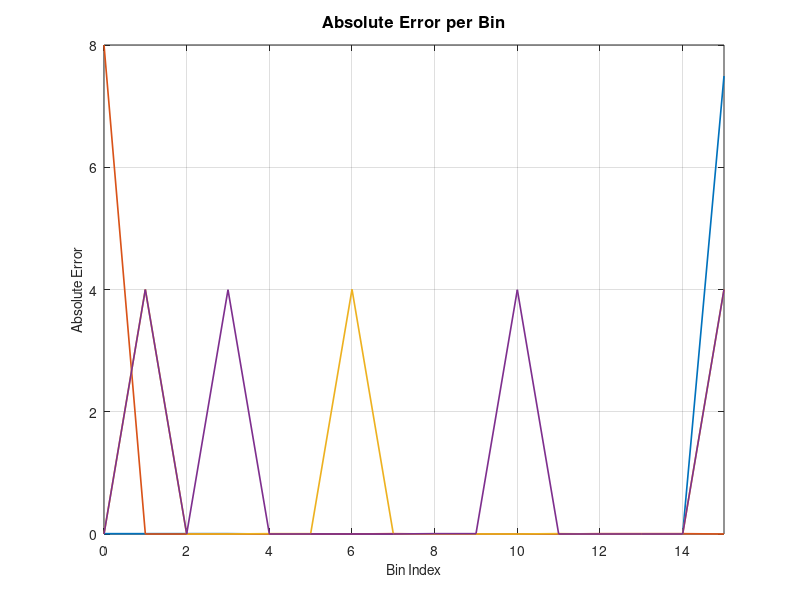
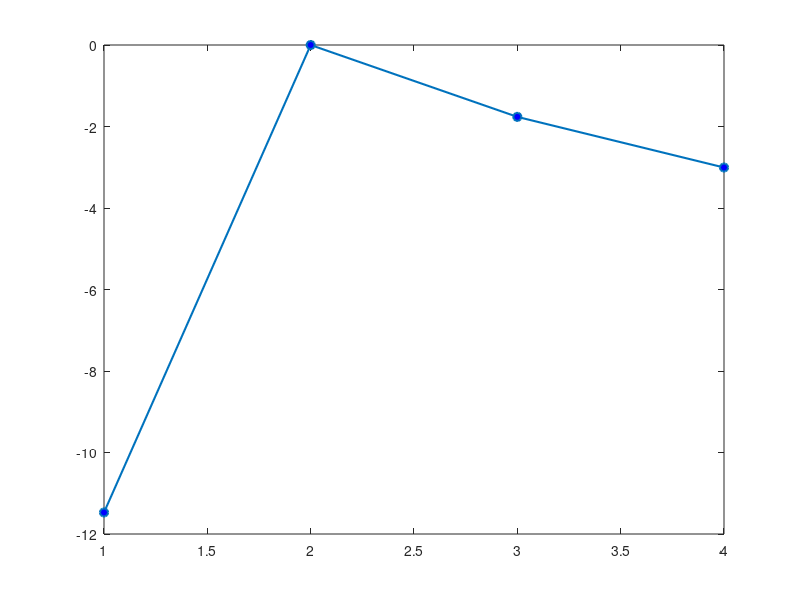

The MATLAB source for these figures, in order: (Note: this script raises an error after producing the figures.)
clc; clear; close all;

%% 1. Load Data Safely (Handling incomplete/mismatched frames)
raw_input  = load('input_samples.txt');   
raw_output = load('rtl_output.txt');
FRAME_SIZE = 16;

% حساب أقل عدد سطور مشترك وضمان أخذ الفريمات الكاملة فقط (Integers)
min_length    = min(size(raw_input, 1), size(raw_output, 1));
NUM_SEEDS     = floor(min_length / FRAME_SIZE); 
valid_samples = NUM_SEEDS * FRAME_SIZE;

% قص الزيادات أو العينات الناقصة لتطابق الفريمات الكاملة
raw_input  = raw_input(1:valid_samples, :);
raw_output = raw_output(1:valid_samples, :);

X_in  = reshape(raw_input(:, 1)  + 1i * raw_input(:, 2),  FRAME_SIZE, NUM_SEEDS);
Y_rtl = reshape(raw_output(:, 1) + 1i * raw_output(:, 2), FRAME_SIZE, NUM_SEEDS);

%% 2. Align Bit-Reversed RTL Output & Compute Built-in Reference
Y_rtl = Y_rtl(bitrevorder(1:FRAME_SIZE), :);
Y_ref = fft(X_in);

%% 3. Calculate Error & SQNR
abs_error = abs(Y_ref - Y_rtl);
P_signal  = sum(abs(Y_ref).^2, 1);
P_noise   = sum(abs_error.^2, 1);

% Avoid division by zero in case of perfect match (0 error)
P_noise(P_noise == 0) = eps; 

SQNR_dB   = 10 * log10(P_signal ./ P_noise);
mean_sqnr = mean(SQNR_dB);

%% 4. Print Summary
fprintf('--- Error Summary ---\n');
fprintf('Processed Complete Frames (Seeds): %d\n', NUM_SEEDS);
fprintf('Mean SQNR: %.2f dB\n', mean_sqnr);
fprintf('Max Absolute Error: %.4f\n', max(abs_error(:)));

%% 5. Signal Labels
% Updated to match the signals from the Verilog testbench
signal_labels = {'Impulse', 'DC Constant', 'Sine Wave', 'Cosine Wave', 'Rectangular Pulse'};

% Ensure we don't exceed the number of available labels
num_labels = min(NUM_SEEDS, length(signal_labels));
active_labels = signal_labels(1:num_labels);

% If there are more seeds than labels, auto-generate remaining labels
if NUM_SEEDS > length(signal_labels)
    for i = length(signal_labels)+1 : NUM_SEEDS
        active_labels{i} = sprintf('Signal %d', i);
    end
end

%% 6. Plot: Error and SQNR
% Figure 1: Absolute Error per Bin
figure('Color', 'w', 'Name', 'Absolute Error per Bin', 'Position', [100, 100, 800, 400]);
plot(0:15, abs_error, 'LineWidth', 1.2);
grid on;
title('Absolute Error per Bin', 'FontSize', 12);
xlabel('Bin Index', 'FontSize', 10);
ylabel('Absolute Error', 'FontSize', 10);
xlim([0, 15]);

% Figure 2: SQNR per Signal
figure('Color', 'w', 'Name', 'SQNR Overview', 'Position', [150, 150, 900, 500]);
plot(1:NUM_SEEDS, SQNR_dB, '-o', 'LineWidth', 1.5, 'MarkerFaceColor', 'b');
hold on;

% Add Average SQNR line with text
yline(mean_sqnr, '--r', sprintf(' Avg SQNR = %.2f dB', mean_sqnr), ...
      'LineWidth', 2, 'FontSize', 11, 'FontWeight', 'bold', 'LabelHorizontalAlignment', 'left');
grid on;
title('SQNR per Signal Type', 'FontSize', 12);
xlabel('Signal Type', 'FontSize', 10);
ylabel('SQNR (dB)', 'FontSize', 10);

% Dynamically apply the specific signal names to the X-axis
xlim([0.5, NUM_SEEDS + 0.5]);
xticks(1:NUM_SEEDS);
xticklabels(active_labels); 
xtickangle(30); 
hold off;

%% 7. Plot Input and Output for ALL Signals
plots_per_fig = 5; 
for i = 1:NUM_SEEDS
    % Create a new figure every 'plots_per_fig' signals
    if mod(i-1, plots_per_fig) == 0
        fig_num = floor((i-1)/plots_per_fig) + 1;
        plots_in_this_fig = min(plots_per_fig, NUM_SEEDS - (i-1));
        
        figure('Color', 'w', 'Name', sprintf('Time vs Frequency Domain (Part %d)', fig_num), ...
               'Position', [200 + fig_num*30, 100, 1000, 200 * plots_in_this_fig]);
    end
    
    row_idx = mod(i-1, plots_per_fig) + 1;
    
    % --- Left Column: Time-Domain Input Signal ---
    subplot(plots_in_this_fig, 2, 2*row_idx - 1);
    stem(0:15, real(X_in(:, i)), 'b', 'filled', 'LineWidth', 1.2); 
    hold on;
    stem(0:15, imag(X_in(:, i)), 'r--', 'LineWidth', 1.2); 
    hold off;
    
    grid on;
    title(sprintf('%s - Input Signal (Time Domain)', active_labels{i}), 'FontSize', 11);
    xlabel('Sample Index', 'FontSize', 10);
    ylabel('Amplitude', 'FontSize', 10);
    legend('Real', 'Imag', 'Location', 'best');
    xlim([0, 15]);
    
    % --- Right Column: Frequency-Domain Output Magnitude ---
    subplot(plots_in_this_fig, 2, 2*row_idx);
    stem(0:15, abs(Y_ref(:, i)), 'k', 'filled', 'LineWidth', 1.5); 
    hold on;
    stem(0:15, abs(Y_rtl(:, i)), 'rx', 'LineWidth', 1.5, 'MarkerSize', 8); 
    hold off;
    
    grid on;
    title(sprintf('%s - Output Magnitude (Frequency Domain)', active_labels{i}), 'FontSize', 11);
    xlabel('Bin Index', 'FontSize', 10);
    ylabel('Magnitude', 'FontSize', 10);
    
    if row_idx == 1
        legend('MATLAB Ref', 'RTL Output', 'Location', 'best');
    end
    xlim([0, 15]);
end
